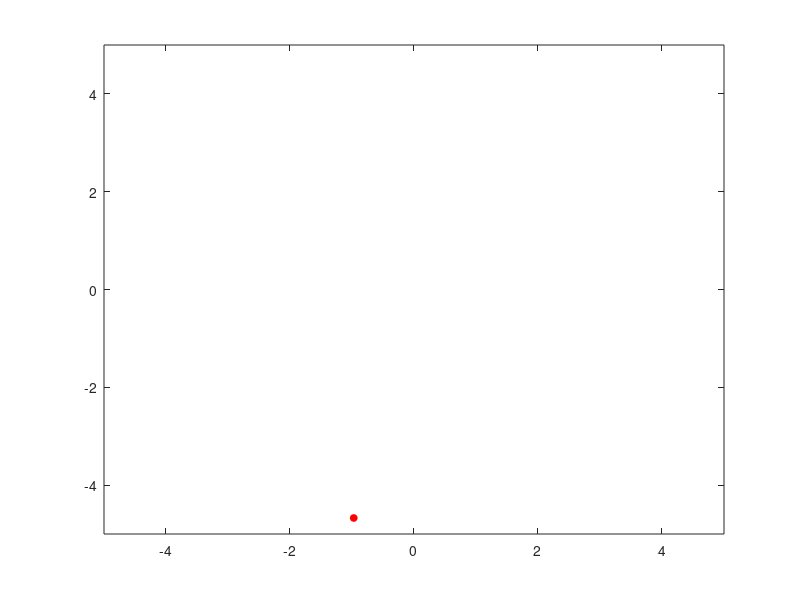

This figure's MATLAB source:
n = 50;
XY = 10 * rand(2,n) - 5;
for i=1:n
    plot(XY(1,i),XY(2,i),'or','MarkerSize',5,'MarkerFaceColor','r')
    axis([-5 5 -5 5])
    pause(.1)
end